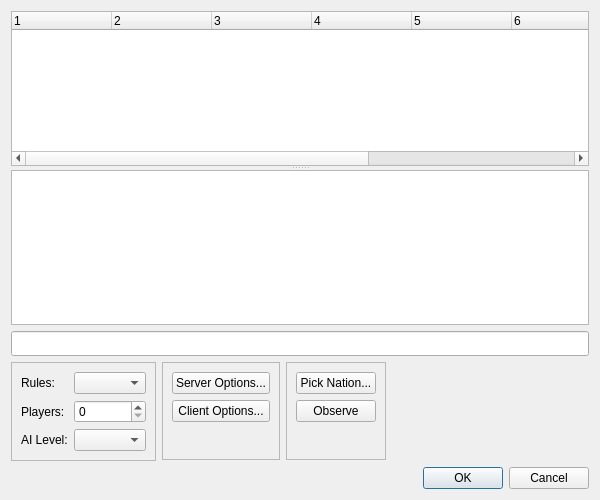
<?xml version="1.0" encoding="UTF-8"?>
<ui version="4.0">
 <class>StartDialog</class>
 <widget class="QDialog" name="StartDialog">
  <property name="geometry">
   <rect>
    <x>0</x>
    <y>0</y>
    <width>600</width>
    <height>500</height>
   </rect>
  </property>
  <property name="windowTitle">
   <string>Dialog</string>
  </property>
  <layout class="QVBoxLayout" name="verticalLayout_4">
   <item>
    <layout class="QVBoxLayout" name="verticalLayout_3">
     <item>
      <widget class="QSplitter" name="splitter">
       <property name="orientation">
        <enum>Qt::Vertical</enum>
       </property>
       <widget class="QTreeWidget" name="playerTree">
        <property name="minimumSize">
         <size>
          <width>50</width>
          <height>50</height>
         </size>
        </property>
        <property name="autoScroll">
         <bool>false</bool>
        </property>
        <property name="editTriggers">
         <set>QAbstractItemView::NoEditTriggers</set>
        </property>
        <property name="showDropIndicator" stdset="0">
         <bool>false</bool>
        </property>
        <property name="horizontalScrollMode">
         <enum>QAbstractItemView::ScrollPerItem</enum>
        </property>
        <property name="rootIsDecorated">
         <bool>false</bool>
        </property>
        <property name="uniformRowHeights">
         <bool>true</bool>
        </property>
        <property name="columnCount">
         <number>8</number>
        </property>
        <attribute name="headerVisible">
         <bool>true</bool>
        </attribute>
        <attribute name="headerStretchLastSection">
         <bool>false</bool>
        </attribute>
        <column>
         <property name="text">
          <string notr="true">1</string>
         </property>
        </column>
        <column>
         <property name="text">
          <string notr="true">2</string>
         </property>
        </column>
        <column>
         <property name="text">
          <string notr="true">3</string>
         </property>
        </column>
        <column>
         <property name="text">
          <string notr="true">4</string>
         </property>
        </column>
        <column>
         <property name="text">
          <string notr="true">5</string>
         </property>
        </column>
        <column>
         <property name="text">
          <string notr="true">6</string>
         </property>
        </column>
        <column>
         <property name="text">
          <string notr="true">7</string>
         </property>
        </column>
        <column>
         <property name="text">
          <string notr="true">8</string>
         </property>
        </column>
       </widget>
       <widget class="QTextEdit" name="outputText">
        <property name="minimumSize">
         <size>
          <width>30</width>
          <height>30</height>
         </size>
        </property>
       </widget>
      </widget>
     </item>
     <item>
      <widget class="QLineEdit" name="chatLine">
       <property name="sizePolicy">
        <sizepolicy hsizetype="Expanding" vsizetype="Preferred">
         <horstretch>0</horstretch>
         <verstretch>0</verstretch>
        </sizepolicy>
       </property>
       <property name="minimumSize">
        <size>
         <width>0</width>
         <height>25</height>
        </size>
       </property>
      </widget>
     </item>
     <item>
      <layout class="QHBoxLayout" name="horizontalLayout">
       <property name="sizeConstraint">
        <enum>QLayout::SetDefaultConstraint</enum>
       </property>
       <item>
        <widget class="QFrame" name="frame">
         <property name="sizePolicy">
          <sizepolicy hsizetype="Preferred" vsizetype="Fixed">
           <horstretch>0</horstretch>
           <verstretch>0</verstretch>
          </sizepolicy>
         </property>
         <property name="frameShape">
          <enum>QFrame::StyledPanel</enum>
         </property>
         <property name="frameShadow">
          <enum>QFrame::Sunken</enum>
         </property>
         <layout class="QGridLayout" name="gridLayout">
          <property name="sizeConstraint">
           <enum>QLayout::SetDefaultConstraint</enum>
          </property>
          <item row="0" column="0">
           <widget class="QLabel" name="rulesLabel">
            <property name="text">
             <string>Rules:</string>
            </property>
           </widget>
          </item>
          <item row="0" column="1">
           <widget class="QComboBox" name="rulesCombo"/>
          </item>
          <item row="1" column="0">
           <widget class="QLabel" name="playersLabel">
            <property name="text">
             <string>Players:</string>
            </property>
           </widget>
          </item>
          <item row="1" column="1">
           <widget class="QSpinBox" name="playersSpin"/>
          </item>
          <item row="2" column="0">
           <widget class="QLabel" name="aiLabel">
            <property name="text">
             <string>AI Level:</string>
            </property>
           </widget>
          </item>
          <item row="2" column="1">
           <widget class="QComboBox" name="aiCombo"/>
          </item>
         </layout>
        </widget>
       </item>
       <item>
        <widget class="QFrame" name="frame_2">
         <property name="sizePolicy">
          <sizepolicy hsizetype="Preferred" vsizetype="Fixed">
           <horstretch>0</horstretch>
           <verstretch>0</verstretch>
          </sizepolicy>
         </property>
         <property name="frameShape">
          <enum>QFrame::StyledPanel</enum>
         </property>
         <property name="frameShadow">
          <enum>QFrame::Sunken</enum>
         </property>
         <layout class="QVBoxLayout" name="verticalLayout_2">
          <property name="sizeConstraint">
           <enum>QLayout::SetDefaultConstraint</enum>
          </property>
          <item>
           <widget class="QPushButton" name="serverButton">
            <property name="text">
             <string>Server Options...</string>
            </property>
            <property name="icon">
             <iconset theme="configure">
              <normaloff>.</normaloff>.</iconset>
            </property>
           </widget>
          </item>
          <item>
           <widget class="QPushButton" name="clientButton">
            <property name="text">
             <string>Client Options...</string>
            </property>
            <property name="icon">
             <iconset theme="configure">
              <normaloff>.</normaloff>.</iconset>
            </property>
           </widget>
          </item>
          <item>
           <spacer name="verticalSpacer">
            <property name="orientation">
             <enum>Qt::Vertical</enum>
            </property>
            <property name="sizeHint" stdset="0">
             <size>
              <width>20</width>
              <height>28</height>
             </size>
            </property>
           </spacer>
          </item>
         </layout>
        </widget>
       </item>
       <item>
        <widget class="QFrame" name="frame_3">
         <property name="sizePolicy">
          <sizepolicy hsizetype="Preferred" vsizetype="Fixed">
           <horstretch>0</horstretch>
           <verstretch>0</verstretch>
          </sizepolicy>
         </property>
         <property name="frameShape">
          <enum>QFrame::StyledPanel</enum>
         </property>
         <property name="frameShadow">
          <enum>QFrame::Sunken</enum>
         </property>
         <layout class="QVBoxLayout" name="verticalLayout">
          <item>
           <widget class="QPushButton" name="nationButton">
            <property name="text">
             <string>Pick Nation...</string>
            </property>
            <property name="icon">
             <iconset theme="flag">
              <normaloff>.</normaloff>.</iconset>
            </property>
           </widget>
          </item>
          <item>
           <widget class="QPushButton" name="pushButton">
            <property name="text">
             <string>Observe</string>
            </property>
            <property name="icon">
             <iconset theme="meeting-observer">
              <normaloff>.</normaloff>.</iconset>
            </property>
           </widget>
          </item>
          <item>
           <spacer name="verticalSpacer_2">
            <property name="orientation">
             <enum>Qt::Vertical</enum>
            </property>
            <property name="sizeHint" stdset="0">
             <size>
              <width>20</width>
              <height>28</height>
             </size>
            </property>
           </spacer>
          </item>
         </layout>
        </widget>
       </item>
       <item>
        <spacer name="horizontalSpacer_3">
         <property name="orientation">
          <enum>Qt::Horizontal</enum>
         </property>
         <property name="sizeHint" stdset="0">
          <size>
           <width>40</width>
           <height>20</height>
          </size>
         </property>
        </spacer>
       </item>
      </layout>
     </item>
     <item>
      <layout class="QHBoxLayout" name="horizontalLayout_4">
       <item>
        <spacer name="horizontalSpacer_5">
         <property name="orientation">
          <enum>Qt::Horizontal</enum>
         </property>
         <property name="sizeHint" stdset="0">
          <size>
           <width>40</width>
           <height>20</height>
          </size>
         </property>
        </spacer>
       </item>
       <item>
        <widget class="QDialogButtonBox" name="buttonBox">
         <property name="orientation">
          <enum>Qt::Horizontal</enum>
         </property>
         <property name="standardButtons">
          <set>QDialogButtonBox::Cancel|QDialogButtonBox::Ok</set>
         </property>
        </widget>
       </item>
      </layout>
     </item>
    </layout>
   </item>
  </layout>
 </widget>
 <resources/>
 <connections>
  <connection>
   <sender>buttonBox</sender>
   <signal>accepted()</signal>
   <receiver>StartDialog</receiver>
   <slot>accept()</slot>
   <hints>
    <hint type="sourcelabel">
     <x>248</x>
     <y>254</y>
    </hint>
    <hint type="destinationlabel">
     <x>157</x>
     <y>274</y>
    </hint>
   </hints>
  </connection>
  <connection>
   <sender>buttonBox</sender>
   <signal>rejected()</signal>
   <receiver>StartDialog</receiver>
   <slot>reject()</slot>
   <hints>
    <hint type="sourcelabel">
     <x>316</x>
     <y>260</y>
    </hint>
    <hint type="destinationlabel">
     <x>286</x>
     <y>274</y>
    </hint>
   </hints>
  </connection>
 </connections>
</ui>
